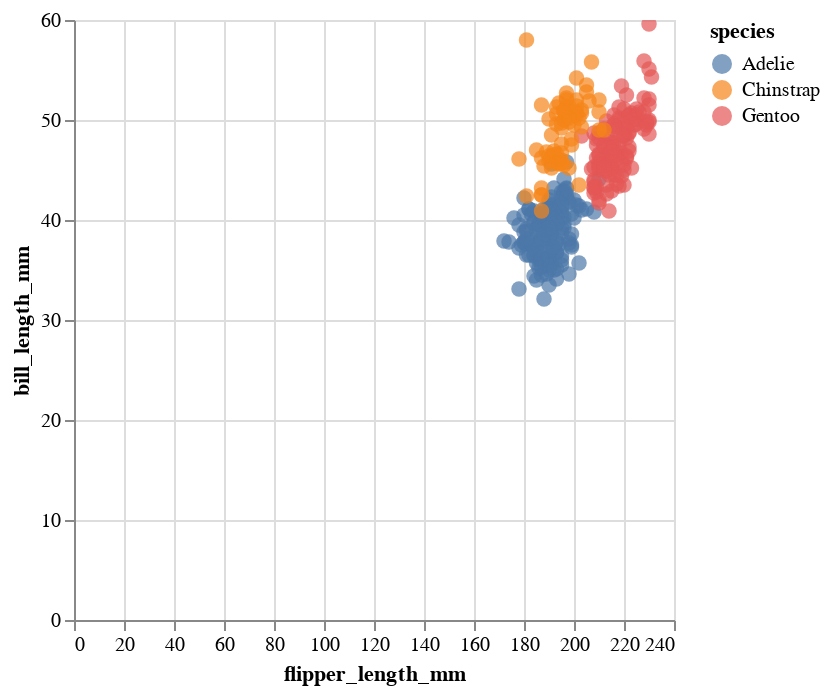

Notebook code cell kept with this figure:
### Markdown cell above
Let's try out our flipper length vs bill length example:

### Code cell
# Step 1: Initialize the chart with the data
chart = alt.Chart(penguins)

# Step 2: Define what kind of marks to use
chart = chart.mark_circle(size=60)

# Step 3: Encode the visual channels
chart = chart.encode(
    x="flipper_length_mm",
    y="bill_length_mm",
    color="species", 
    tooltip=["species", "flipper_length_mm", "bill_length_mm", "island", "sex"],
)

# Optional: Make the chart interactive
chart.interactive()

### Figure 1 — Vega-Lite specification as saved in the notebook (floating-point values rounded to 4 significant figures; data arrays with more than 128 entries replaced by an {"elided": "..."} marker saying what was removed)
{"config": {"view": {"continuousWidth": 300, "continuousHeight": 300}}, "data": {"name": "data-6e6be28484bfcb7bdf9764c3163fc5aa"}, "mark": {"type": "circle", "size": 60}, "encoding": {"color": {"field": "species", "type": "nominal"}, "tooltip": [{"field": "species", "type": "nominal"}, {"field": "flipper_length_mm", "type": "quantitative"}, {"field": "bill_length_mm", "type": "quantitative"}, {"field": "island", "type": "nominal"}, {"field": "sex", "type": "nominal"}], "x": {"field": "flipper_length_mm", "type": "quantitative"}, "y": {"field": "bill_length_mm", "type": "quantitative"}}, "params": [{"name": "param_1", "select": {"type": "interval", "encodings": ["x", "y"]}, "bind": "scales"}], "$schema": "https://vega.github.io/schema/vega-lite/v5.8.0.json", "datasets": {"data-6e6be28484bfcb7bdf9764c3163fc5aa": {"elided": "344 records"}}}
